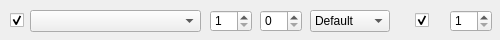
               <widget class="QWidget" name="gem3" native="true">
                <property name="geometry">
                 <rect>
                  <x>400</x>
                  <y>160</y>
                  <width>500</width>
                  <height>40</height>
                 </rect>
                </property>
                <widget class="QCheckBox" name="check_GemRemove3">
                 <property name="geometry">
                  <rect>
                   <x>10</x>
                   <y>10</y>
                   <width>20</width>
                   <height>20</height>
                  </rect>
                 </property>
                 <property name="text">
                  <string/>
                 </property>
                 <property name="checked">
                  <bool>true</bool>
                 </property>
                </widget>
                <widget class="QComboBox" name="combo_GemList3">
                 <property name="geometry">
                  <rect>
                   <x>30</x>
                   <y>10</y>
                   <width>171</width>
                   <height>22</height>
                  </rect>
                 </property>
                </widget>
                <widget class="QSpinBox" name="spin_GemLevel3">
                 <property name="geometry">
                  <rect>
                   <x>210</x>
                   <y>10</y>
                   <width>42</width>
                   <height>22</height>
                  </rect>
                 </property>
                 <property name="minimum">
                  <number>1</number>
                 </property>
                 <property name="maximum">
                  <number>20</number>
                 </property>
                </widget>
                <widget class="QSpinBox" name="spin_GemQuality3">
                 <property name="geometry">
                  <rect>
                   <x>260</x>
                   <y>10</y>
                   <width>42</width>
                   <height>22</height>
                  </rect>
                 </property>
                 <property name="maximum">
                  <number>40</number>
                 </property>
                </widget>
                <widget class="QComboBox" name="combo_GemVariant3">
                 <property name="geometry">
                  <rect>
                   <x>310</x>
                   <y>10</y>
                   <width>80</width>
                   <height>22</height>
                  </rect>
                 </property>
                 <item>
                  <property name="text">
                   <string extracomment="Default">Default</string>
                  </property>
                 </item>
                 <item>
                  <property name="text">
                   <string extracomment="Alternate1">Anomalous</string>
                  </property>
                 </item>
                 <item>
                  <property name="text">
                   <string extracomment="Alternate2">Divergent</string>
                  </property>
                 </item>
                 <item>
                  <property name="text">
                   <string extracomment="Alternate3">Phantasmal</string>
                  </property>
                 </item>
                </widget>
                <widget class="QCheckBox" name="check_GemEnabled3">
                 <property name="geometry">
                  <rect>
                   <x>415</x>
                   <y>10</y>
                   <width>20</width>
                   <height>20</height>
                  </rect>
                 </property>
                 <property name="text">
                  <string/>
                 </property>
                 <property name="checked">
                  <bool>true</bool>
                 </property>
                </widget>
                <widget class="QSpinBox" name="spin_GemCount3">
                 <property name="geometry">
                  <rect>
                   <x>450</x>
                   <y>10</y>
                   <width>42</width>
                   <height>22</height>
                  </rect>
                 </property>
                 <property name="minimum">
                  <number>1</number>
                 </property>
                 <property name="maximum">
                  <number>20</number>
                 </property>
                </widget>
               </widget>
